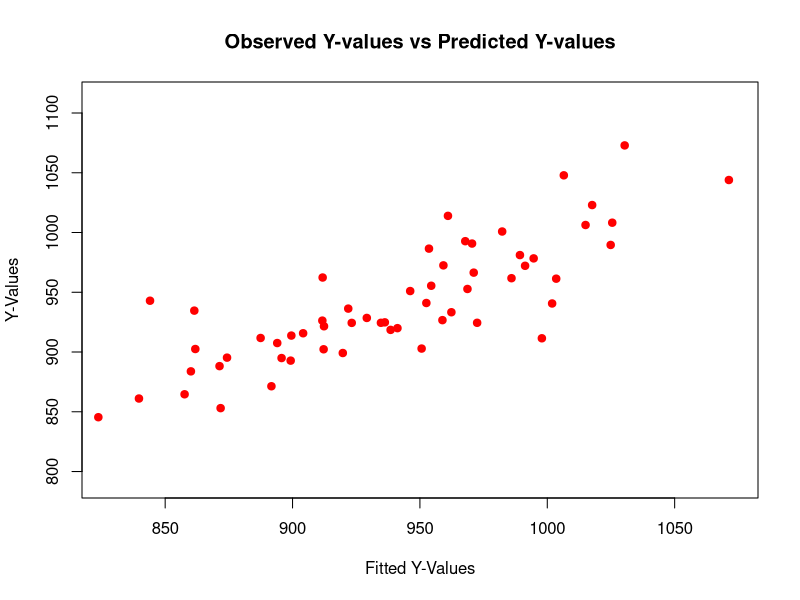
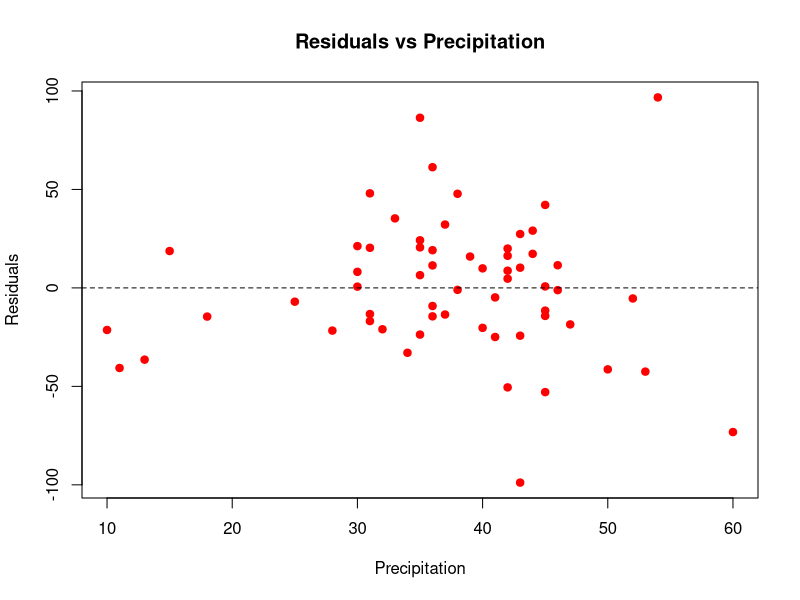
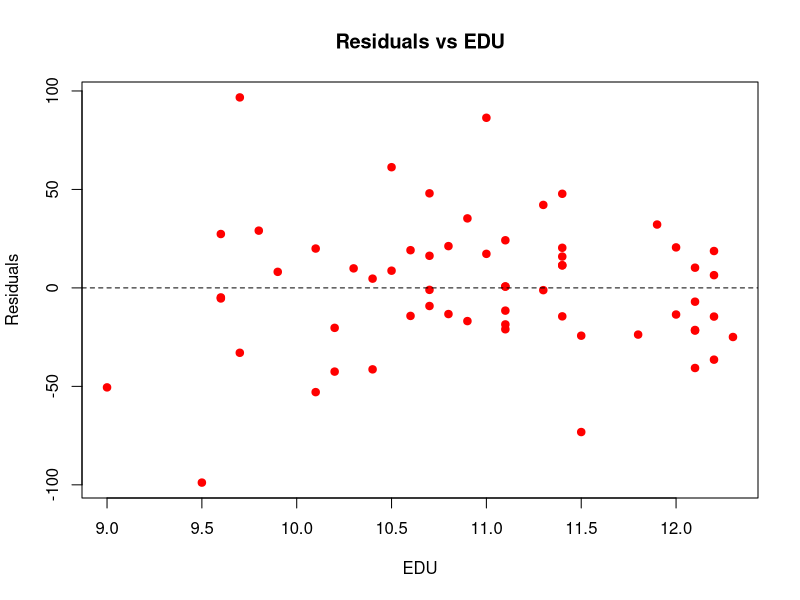
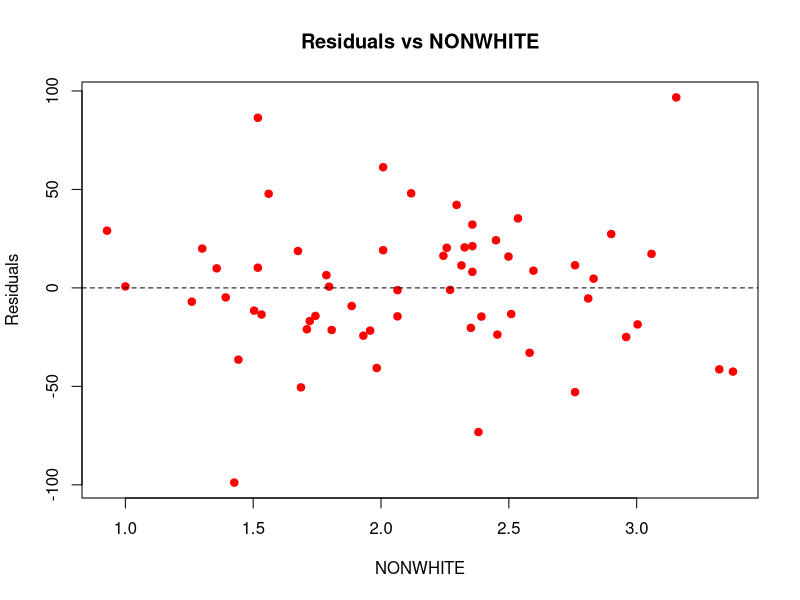
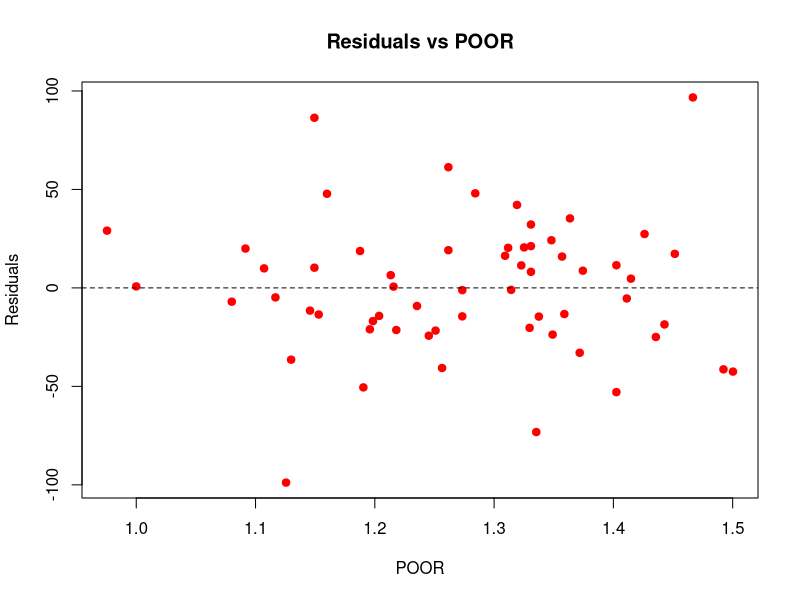
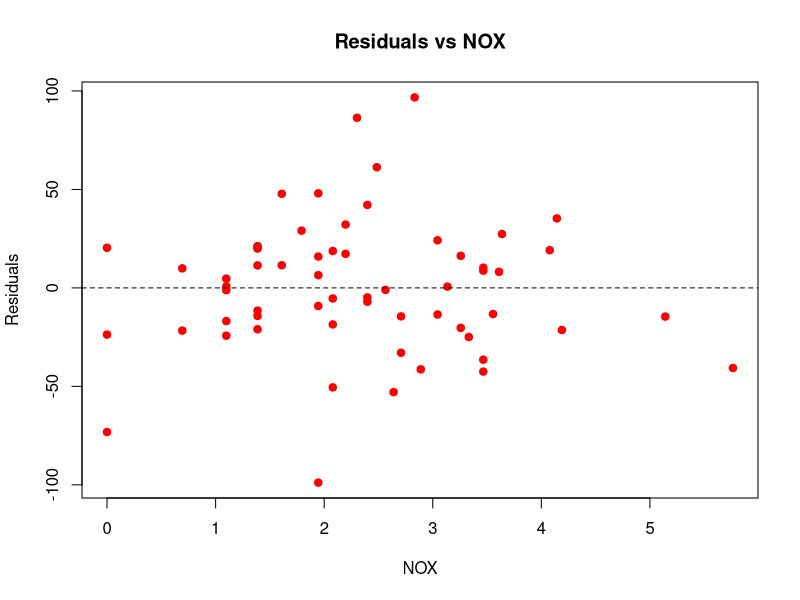
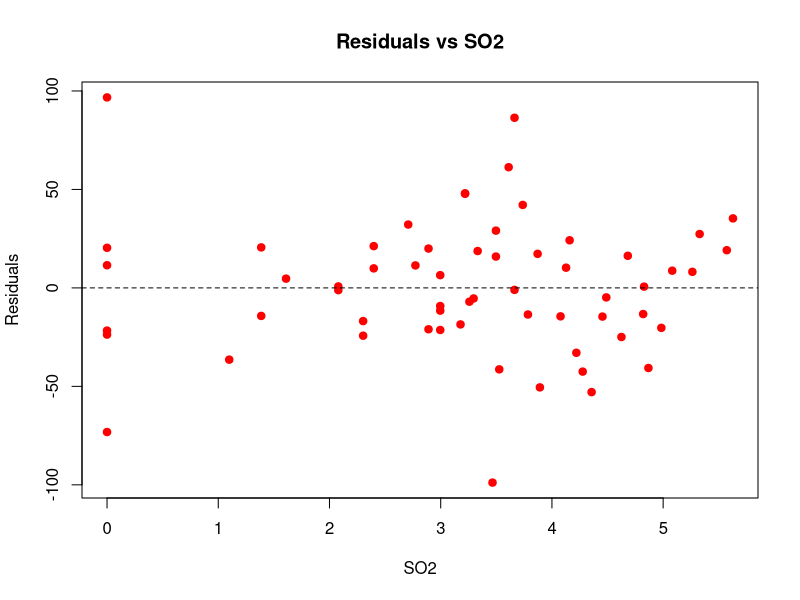
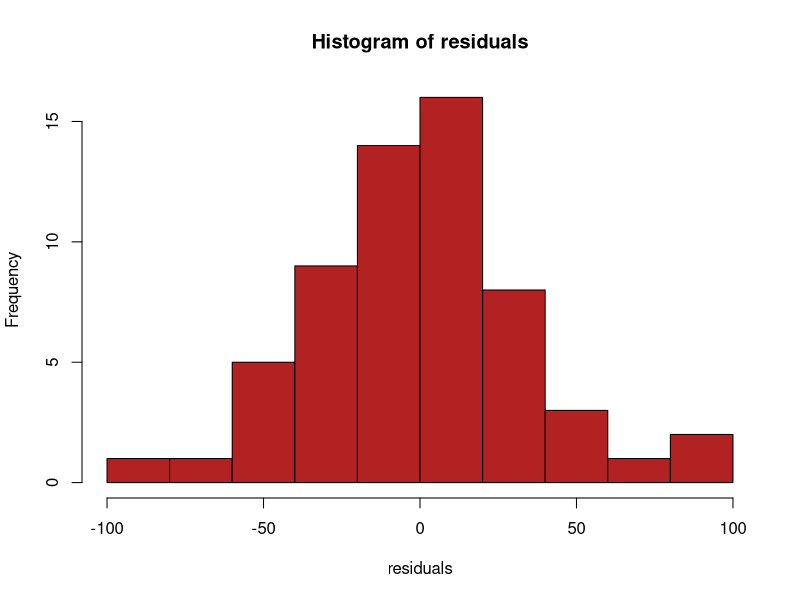

The R source for these figures, in order:


dat <- read.table("mortality.csv", header = TRUE, sep = ",")
cities <- dat[,8]
dat_no_city <- dat[,1:7]

# transform Nox and SO2 by log and nonwhite and poor by cuberoot

transformed_dat <- dat_no_city
transformed_dat[,5] <- log(transformed_dat[,5])
transformed_dat[,6] <- log(transformed_dat[,6])
transformed_dat[,3] <- (transformed_dat[,3])^(1/3)
transformed_dat[,4] <- (transformed_dat[,3])^(1/3)

  transformed_line <- lm(transformed_dat$MORTALITY ~ ., dat = transformed_dat)
# correlation_mat <- cor(transformed_dat)


plot(transformed_dat$MORTALITY, transformed_line$fitted.values, xlab = 'Fitted Y-Values', ylab = 'Y-Values', col = 'red',
     pch = 19, main = 'Observed Y-values vs Predicted Y-values',
     xlim = c(min(transformed_line$fitted.values), max(transformed_line$fitted.values)), 
     ylim = c(min(transformed_dat$MORTALITY), max(transformed_dat$MORTALITY)))

# INTERPRETATION HERE: If our model was perfect, a line created here would build a perfect one to one line.
# This is not the case. This graph brings to light the downfall of our basic model, where we are predicting
# both greater than and less than actual Y values.





# NOTE: AFTER WE WRITE THESE INTERPRETATIONS DOWN. WE MUST FIGURE IF ANY OF THESE DISPLAY NONLINEARITY.
# WE MUST POINT THEM OUT IN THEIR RESPECTIVE AREA



# plotting the residuals against the independent variables
# get the residuals
residuals <- transformed_line$residuals

# To get the indep data, just call transformed_dat[,n], where n is the column of the data,
PRECIP <- transformed_dat[,1]
EDU <- transformed_dat[,2]
NONWHITE <- transformed_dat[,3]
POOR <- transformed_dat[,4]
NOX <- transformed_dat[,5]
SO2 <- transformed_dat[,6]


# FOR PRECIP:

# Residuals on the y-axis, independent value on the x-axis
plot(PRECIP, residuals, xlab = 'Precipitation', ylab = 'Residuals', col = 'red',
     pch = 19, main = 'Residuals vs Precipitation', xlim = c(min(PRECIP), max(PRECIP)),
     ylim = c(min(residuals), max(residuals)))

# draw line through origin
abline(0, 0, lty = 2)


# INTERPRETATION: A good Residuals vs independent plot will present variation along the line y = 0 and will
# lack any extremes away from the origin. In our case, a couple outliers may be present in precipitation.

# FOR EDU:

# Residuals on the y-axis, independent value on the x-axis
plot(EDU, residuals, xlab = 'EDU', ylab = 'Residuals', col = 'red',
     pch = 19, main = 'Residuals vs EDU', xlim = c(min(EDU), max(EDU)),
     ylim = c(min(residuals), max(residuals)))

# draw line through origin
abline(0, 0, lty = 2)

# INTERPRETATION: The residuals vs EDU show a better spread, where only a few outliers may be present
# unlike PRECIP's plot.


# FOR NONWHITE:

# Residuals on the y-axis, independent value on the x-axis
plot(NONWHITE, residuals, xlab = 'NONWHITE', ylab = 'Residuals', col = 'red',
     pch = 19, main = 'Residuals vs NONWHITE', xlim = c(min(NONWHITE), max(NONWHITE)),
     ylim = c(min(residuals), max(residuals)))

# draw line through origin
abline(0, 0, lty = 2)

# INTERPRETATION: After transforming this NONWHITE data using the cuberoot, the displayed plot
# shows solid spread. Only a few outliers seem present, and there seems to be equal amounts of data
# above and below the y = 0 line.


# FOR POOR:

# Residuals on the y-axis, independent value on the x-axis
plot(POOR, residuals, xlab = 'POOR', ylab = 'Residuals', col = 'red',
     pch = 19, main = 'Residuals vs POOR', xlim = c(min(POOR), max(POOR)),
     ylim = c(min(residuals), max(residuals)))

# draw line through origin
abline(0, 0, lty = 2)

# INTERPRETATION: POOR, After transforming the data, the displayed plot shows solid spread as well.
# There may be a few outliers. Our biggest concern is how POOR and NONWHITE have extremely similar
# residual plots. This agrees with our current suspicion, where poor or nonwhite might be able to be removed.


# FOR NOX:

# Residuals on the y-axis, independent value on the x-axis
plot(NOX, residuals, xlab = 'NOX', ylab = 'Residuals', col = 'red',
     pch = 19, main = 'Residuals vs NOX', xlim = c(min(NOX), max(NOX)),
     ylim = c(min(residuals), max(residuals)))

# draw line through origin
abline(0, 0, lty = 2)

# INTERPRETATION: After transforming this data, numerous outliers still exist. It is worth noting that its spread
# above and below the line looks equal.

# FOR SO2:

# Residuals on the y-axis, independent value on the x-axis
plot(SO2, residuals, xlab = 'SO2', ylab = 'Residuals', col = 'red',
     pch = 19, main = 'Residuals vs SO2', xlim = c(min(SO2), max(SO2)),
     ylim = c(min(residuals), max(residuals)))

# draw line through origin
abline(0, 0, lty = 2)

# INTERPRETATION: After transforming this data, there seems to be equal spread above and below the line.
# These values, however, are not exactly in the center. The left side contains numerous outliers, specifically two
# possibly extreme cases, that may be causing issues with our model. It is worth noting that NOX produces a
# better residual plot than SO2 does.


# Historgram of residuals

hist(residuals, col = 'firebrick')
# INTERPRETATION: The residuals look normally distributed. This is good. ADD MORE TO THIS.

# Normal Probability Plot Of Residuals

norm_line <-qqnorm(residuals, col = 'firebrick', pch = 19, main = 'Normal probability plot of residuals')
qqline(residuals)
norm_line_corr <- cor(norm_line$x, norm_line$y)

# Interpretation: This plot follows a mostly linear line. This is an indication of normality with the residuals.
# The greatest issue we see present here is the amount of outliers present. Adjustments must be made to the data
# to fix these residuals. Our line's correlation is .9864713. This is a good thing. We want high correlation.















# Maybe we transform the data slowly and compare R^2? R^2/R^2adj is a good indicator
# If the # of vars does not change it I recall correctly. This will greatly help our analysis.


# PART 5 WILL BE TO CONDUCT TESTS/STEP REGRESSION TO CHECK DATA

# ESSENTIALY, COPY/TRIAL MOST OF THE CODE FROM PART 2. TEST MATRIX CORRELATION FIRST...
# not bad so far

